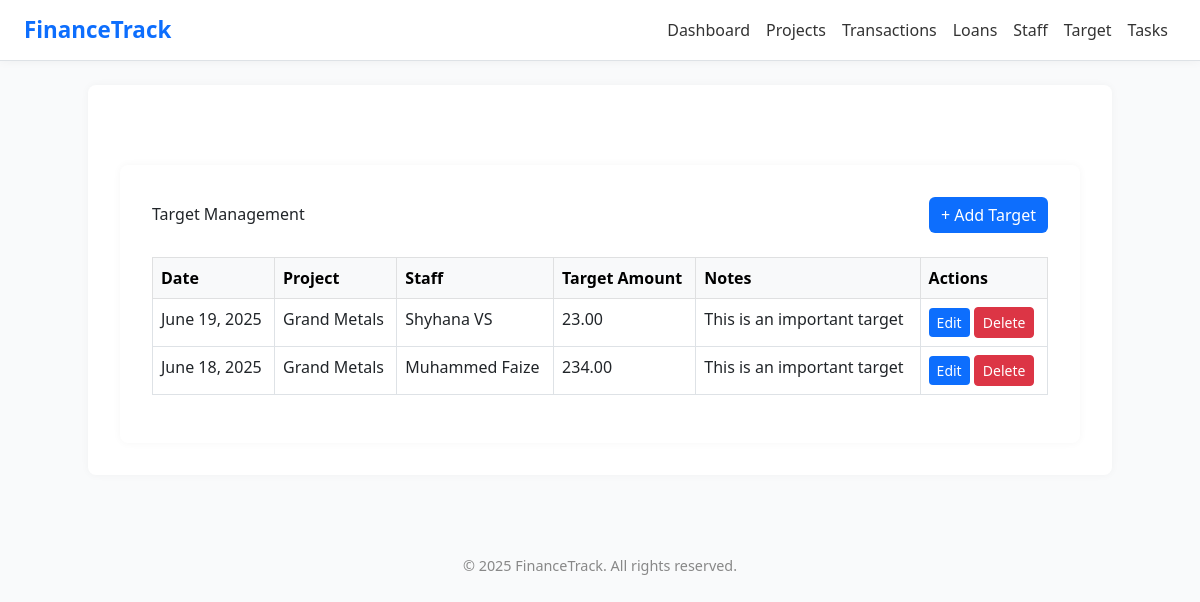
The app's page /target/ with its own data.
### app1/models.py (models this page shows, shortened)
class Target(models.Model):
    date = models.DateField()
    project = models.ForeignKey(Project, on_delete=models.CASCADE)
    staff = models.ForeignKey(Staff, on_delete=models.CASCADE)
    target_amount = models.DecimalField(max_digits=10, decimal_places=2)
    notes = models.TextField(blank=True)

class Project(models.Model):
    code = models.CharField(max_length=20)
    name = models.CharField(max_length=100)
    location = models.CharField(max_length=100)
    total_budget = models.DecimalField(max_digits=12, decimal_places=2)
    start_date = models.DateField()
    end_date = models.DateField()
    notes = models.TextField(blank=True, null=True)
    def __str__(self):
        return self.name

class Staff(models.Model):
    user = models.OneToOneField(User, on_delete=models.CASCADE,null=True, blank=True)
    staff_id = models.CharField(max_length=20, unique=True)
    name = models.CharField(max_length=100)
    photo = models.ImageField(upload_to='staff_photos/', blank=True, null=True)
    designation = models.CharField(max_length=100)
    department = models.CharField(max_length=100)
    project = models.ForeignKey(Project, on_delete=models.SET_NULL, null=True, blank=True)
    salary = models.DecimalField(max_digits=10, decimal_places=2)
    date_of_join = models.DateField()
    def __str__(self):
        return self.name

### app1/views.py (the view)
# urls.py: path('target/', views.target_dashboard, name='target_dashboard'),
def target_dashboard(request):
    targets = Target.objects.all().order_by('-date')
    form = TargetForm()
    projects = Project.objects.all()
    staff_list = Staff.objects.all()
    return render(request, 'target_list.html', {
        'targets': targets, 'form': form, 'projects': projects, 'staff_list': staff_list
    })

### templates/target_list.html (shortened to what this page needs)
{% extends 'base.html' %}
{% load static %}
{% block content %}
<div class="container mt-5">
  <div class="d-flex justify-content-between align-items-center mb-4">
    <h2 class="page-title">Target Management</h2>
    <button type="button" class="btn btn-primary" data-bs-toggle="modal" data-bs-target="#addTargetModal">
      + Add Target
    </button>
  </div>
  <div class="table-responsive">
    <table class="table table-bordered">
      <thead class="table-light">
        <tr>
          <th>Date</th>
          <th>Project</th>
          <th>Staff</th>
          <th>Target Amount</th>
          <th>Notes</th>
          <th>Actions</th>
        </tr>
      </thead>
      <tbody id="targetTableBody">
        {% for target in targets %}
        <tr data-id="{{ target.id }}">
          <td>{{ target.date }}</td>
          <td>{{ target.project.name }}</td>
          <td>{{ target.staff.name }}</td>
          <td>{{ target.target_amount }}</td>
          <td>{{ target.notes }}</td>
          <td>
            <button class="btn btn-sm btn-primary edit-btn"
                    data-id="{{ target.id }}"
                    data-date="{{ target.date }}"
                    data-project="{{ target.project.id }}"
                    data-staff="{{ target.staff.id }}"
                    data-target_amount="{{ target.target_amount }}"
                    data-notes="{{ target.notes }}">
              Edit
            </button>
            <form method="post" action="{% url 'delete_target' target.id %}" style="display:inline">
              <button type="submit" class="btn btn-sm btn-danger">Delete</button>
            </form>
          </td>
        </tr>
        {% endfor %}
      </tbody>
    </table>
  </div>
</div>
{% endblock %}

### templates/base.html (style rules this page uses)
body { background-color: #f9fafb; font-family: 'Segoe UI', sans-serif; }
.container { background: white; padding: 2rem; border-radius: 0.5rem; box-shadow: 0 0 8px rgba(0,0,0,0.04); }
.btn-primary { background-color: #0d6efd; border: none; }

### records on screen
Target: date "June 19, 2025", project.name "Grand Metals", staff.name "Shyhana VS", target_amount "23.00", notes "This is an important target"
Target: date "June 18, 2025", project.name "Grand Metals", staff.name "Muhammed Faize", target_amount "234.00", notes "This is an important target"

### other values on screen
{{ year|default:"2025" }} "2025"
